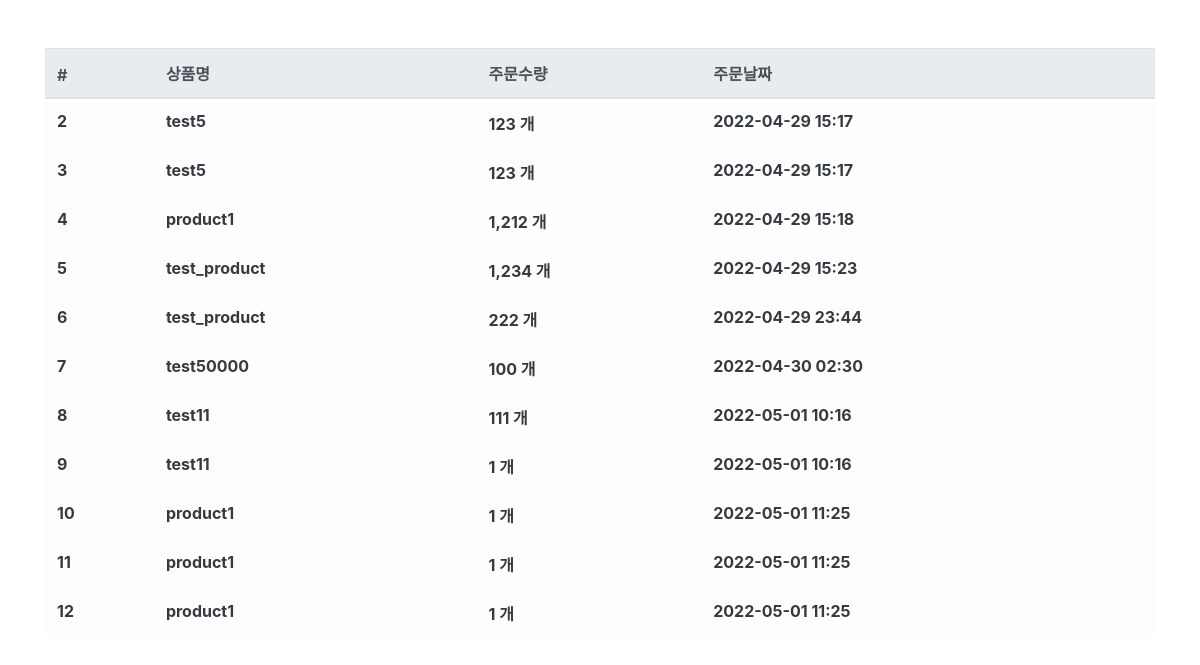
Page /order/ (signed in) on the committed database.
### order/models.py (models this page shows, shortened)
class Order(models.Model):
    fcuser = models.ForeignKey('fcuser.Fcuser', on_delete=models.CASCADE,verbose_name='사용자')
    product = models.ForeignKey('product.Product', on_delete=models.CASCADE, verbose_name='상품')
    quantity = models.IntegerField(verbose_name='수량')
    register_date = models.DateTimeField(auto_now_add=True, verbose_name='등록날짜')
    class Meta:
        db_table = 'fastcampus_order'
        verbose_name = '주문'
        verbose_name_plural = '주문'

### product/models.py (models this page shows)
class Product(models.Model):
    name = models.CharField(max_length=256, verbose_name='상품명')
    price = models.IntegerField(verbose_name='상품가격')
    description = models.TextField(verbose_name='상품설명') # textfield는 글자 수 제한이 없다.
    stock = models.IntegerField(verbose_name='재고')
    register_date = models.DateTimeField(auto_now_add=True, verbose_name='등록날짜')
    def __str__(self):
        return self.name
    class Meta:
        db_table = 'fastcampus_product'
        verbose_name = '상품'
        verbose_name_plural = '상품'

### order/views.py (the view)
# urls.py: path('order/', OrderList.as_view()),
@method_decorator(login_required, name='dispatch')
class OrderList(ListView):
    template_name = 'order.html'
    context_object_name = 'order_list'
    def get_queryset(self,**kwargs):
        queryset = Order.objects.filter(fcuser__email=self.request.session.get('user'))
        return queryset

### order/templates/order.html
{% extends "base.html" %}
{% load humanize %}
{% block contents %}
<div class="row mt-5">
  <div class="col-12">
    <table class="table table-light">
      <thead class="thead-light">
        <tr>
          <th scope="col">#</th>
          <th scope="col">상품명</th>
          <th scope="col">주문수량</th>
          <th scope="col">주문날짜</th>
        </tr>
      </thead>
      <tbody class="text-dark">
        {% for order in order_list %}
        <tr>
          <th scope="row">{{ order.id }}</th>
          <th>{{ order.product }}</th>
          <th>{{ order.quantity|intcomma }} 개</th>
          <th>{{ order.register_date|date:'Y-m-d H:i' }}</th>
        </tr>
        {% endfor%}
      </tbody>
    </table>
  </div>
{% endblock %}

### rows in the picture
Order: id "2", product "test5", quantity "123", register_date "2022-04-29 15:17"
Order: id "3", product "test5", quantity "123", register_date "2022-04-29 15:17"
Order: id "4", product "product1", quantity "1,212", register_date "2022-04-29 15:18"
Order: id "5", product "test_product", quantity "1,234", register_date "2022-04-29 15:23"
Order: id "6", product "test_product", quantity "222", register_date "2022-04-29 23:44"
Order: id "7", product "test50000", quantity "100", register_date "2022-04-30 02:30"
Order: id "8", product "test11", quantity "111", register_date "2022-05-01 10:16"
Order: id "9", product "test11", quantity "1", register_date "2022-05-01 10:16"
Order: id "10", product "product1", quantity "1", register_date "2022-05-01 11:25"
Order: id "11", product "product1", quantity "1", register_date "2022-05-01 11:25"
Order: id "12", product "product1", quantity "1", register_date "2022-05-01 11:25"
